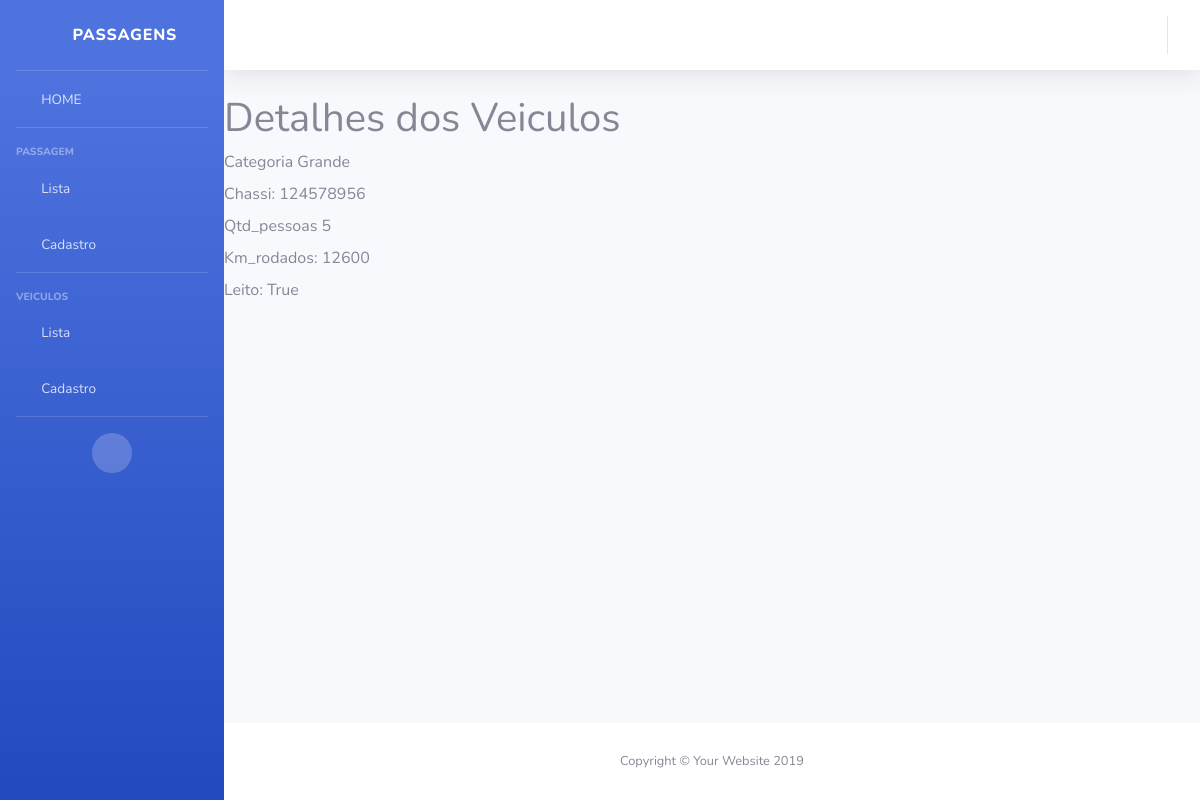
Screenshot of /viagens/veiculo/1 with the database file from the repository.
### viagens/models.py (models this page shows)
class Veiculo(models.Model):
    categoria = models.CharField(max_length=50)
    chassi = models.CharField(max_length=50)
    qtd_pessoas = models.IntegerField()
    km_rodados = models.IntegerField()
    leito = models.BooleanField()

### viagens/views.py (the view)
# urls.py: path('veiculo/<int:veiculo_id>', views.veiculo_show),
def veiculo_show(request, veiculo_id):
    veiculo = Veiculo.objects.get(id=veiculo_id)
    return render (request, 'veiculo/show.html', {'veiculo': veiculo})

### viagens/templates/veiculo/show.html
{% extends 'base.html' %}
{% block conteudo %}
<h1>Detalhes dos Veiculos</h1>
<div>
    <label>Categoria</label>
    {{veiculo.categoria}}
</div>
<div>
    <label>Chassi:</label>
    {{veiculo.chassi}}
</div>
<div>
    <label>Qtd_pessoas</label>
    {{veiculo.qtd_pessoas}}
</div>
<div>
    <label>Km_rodados:</label>
    {{veiculo.km_rodados}}
</div>
<div>
    <label>Leito:</label>
    {{veiculo.leito}}
</div>
{% endblock %}

### rows the page displays
Veiculo: categoria "Grande", chassi "124578956", qtd_pessoas "5", km_rodados "12600", leito "True"
